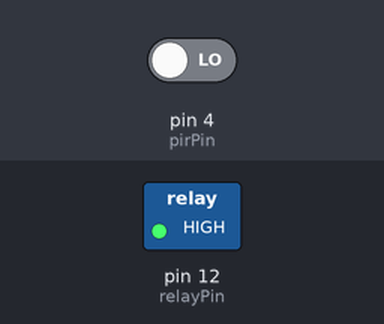
Simulated run of this sketch. Board: Arduino Uno, built with avr-gcc and run on an emulated ATmega328P. Parts: switched loads named in the sketch (green lamp = pin HIGH). The inputs (shaded band) are chosen by the test bench; at power-on: pin 4 (pirPin) LOW. What the sketch prints to the serial monitor is not drawn.

Above: at 1.8 s.
1.9 s: pin 4 (pirPin) driven HIGH
Timing chart, 0 to 4.9 s (numbered marks = the images above; inputs shaded):
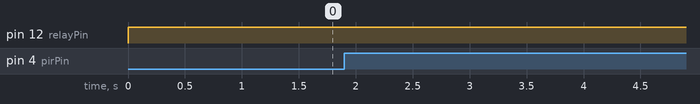

Measured:
- after the input at 1.9 s, every drawn part: stays the same

The sketch:

-automatic-lights-using-PIR-sensors.ino
```cpp
// Lampu Otomatis dengan Sensor PIR dan Relay

const int pirPin = 4;
const int relayPin = 12;

unsigned long waktuTerakhirGerakan = 0;
const unsigned long jedaMati = 10000; // 10 detik

void setup() {
  pinMode(pirPin, INPUT);
  pinMode(relayPin, OUTPUT);

  digitalWrite(relayPin, LOW); // Relay OFF (ubah ke HIGH jika relay Active LOW)

  Serial.begin(9600);
}

void loop() {
  int gerakan = digitalRead(pirPin);

  if (gerakan == HIGH) {
    waktuTerakhirGerakan = millis(); // Simpan waktu gerakan terakhir
    digitalWrite(relayPin, HIGH);    // Relay ON
    Serial.println("Gerakan Terdeteksi - Lampu ON");
  }

  // Lampu tetap menyala selama jedaMati
  if (millis() - waktuTerakhirGerakan < jedaMati) {
    digitalWrite(relayPin, HIGH);
  } else {
    digitalWrite(relayPin, LOW);
    Serial.println("Gerakan Tidak Terdeteksi - Lampu OFF");
  }

  delay(500);
}
```
